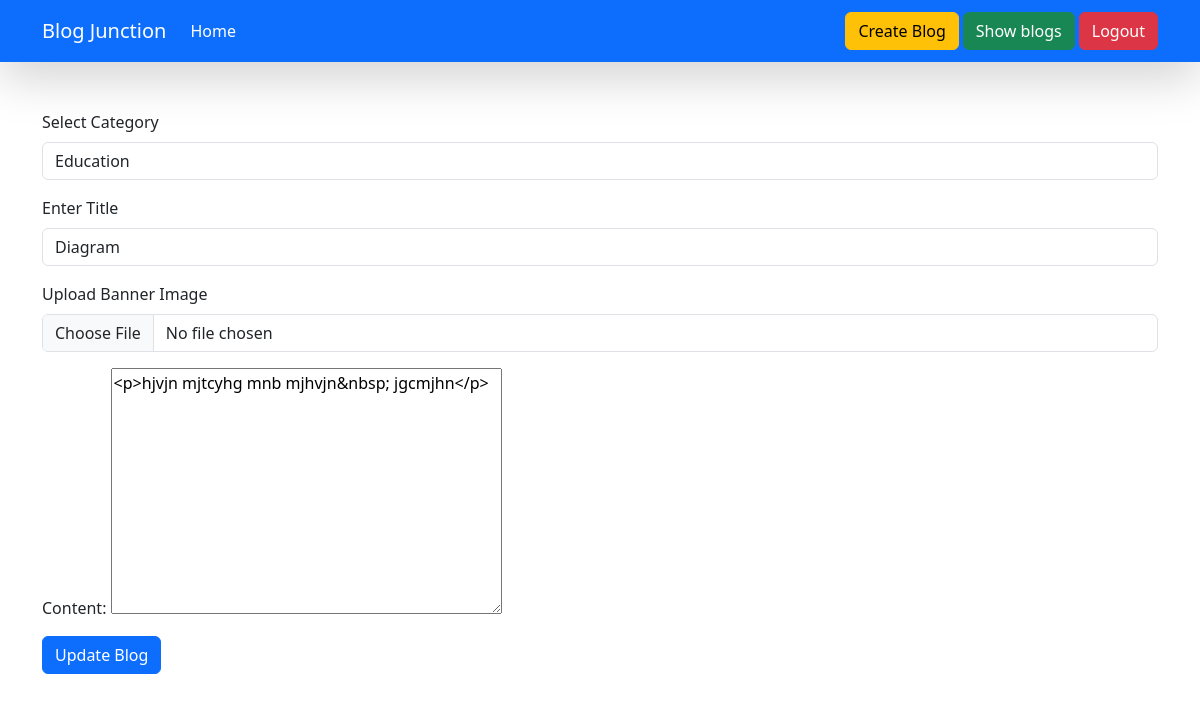
Page /update-blogs/2 (signed in) on the committed database.
### blog/models.py (models this page shows, shortened)
class Blog(models.Model):
    title=models.CharField(max_length=100)
    content=FroalaField()
    category=models.ForeignKey(Category,on_delete=models.CASCADE)
    user=models.ForeignKey(User, on_delete=models.CASCADE)
    banner_image=models.ImageField(upload_to='blog')
    created_at=models.DateTimeField(auto_now_add=True)
    updated_at=models.DateTimeField(auto_now=True)

class Category(models.Model):
    Category_name = models.CharField(max_length=100)

### blog/views.py (the view, shortened to what this page needs)
# urls.py: path('update-blogs/<id>',update_blogs,name='update_blogs'),
@login_required(login_url='/login/')
def update_blogs(request,id):
    context={'categories': Category.objects.all()}
    try:
        blog_obj = Blog.objects.get(id=id)
        if blog_obj.user != request.user:
            return redirect('/')
        initial_dict={'content': blog_obj.content}
        form=BlogForm(initial=initial_dict)
        context['form']=form
        context['blog_obj']=blog_obj
    except Exception as e:
        print(e)
    return render(request,'update_blogs.html', context)

### blog/form.py
class BlogForm(forms.ModelForm):
  class Meta:
      model=Blog
      fields=['content']

### blog/templates/update_blogs.html (shortened to what this page needs)
{% extends "base.html" %}
{% block start %}
<div class="container mt-5">
    <div class="row">
        <form method="post" enctype="multipart/form-data">
            <div class="mb-3">
                <label for="text"  class="form-label">Select Category</label>
                <Select class="form-control" name="category">
                    {% for category in categories %}
                    <option value="{{ category.id }}"{% if blog_obj.category == category %}selected{% endif %}>{{ category.Category_name }}</option>
                    {% endfor %}
                </select>
              </div>
            <div class="mb-3">
              <label for="exampleInputEmail1" class="form-label">Enter Title</label>
              <input type="text" name="title" class="form-control" value="{{blog_obj.title}}" id="exampleInputEmail1" aria-describedby="emailHelp">
            </div>
            <div class="mb-3">
              <label for="exampleInputEmail1" class="form-label">Upload Banner Image</label>
              <input type="file" name="banner_image" class="form-control" id="exampleInputEmail1" aria-describedby="emailHelp">
            </div>
            <div class="mb-3">
            {{form.as_p}}
            </div>
            <button type="submit" class="btn btn-primary">Update Blog</button>
          </form>
    </div>
</div>
{% endblock %}

### rows in the picture
Blog: category "Education", title "Diagram", content "<p>hjvjn mjtcyhg mnb mjhvjn&nbsp; jgcmjhn</p>"
